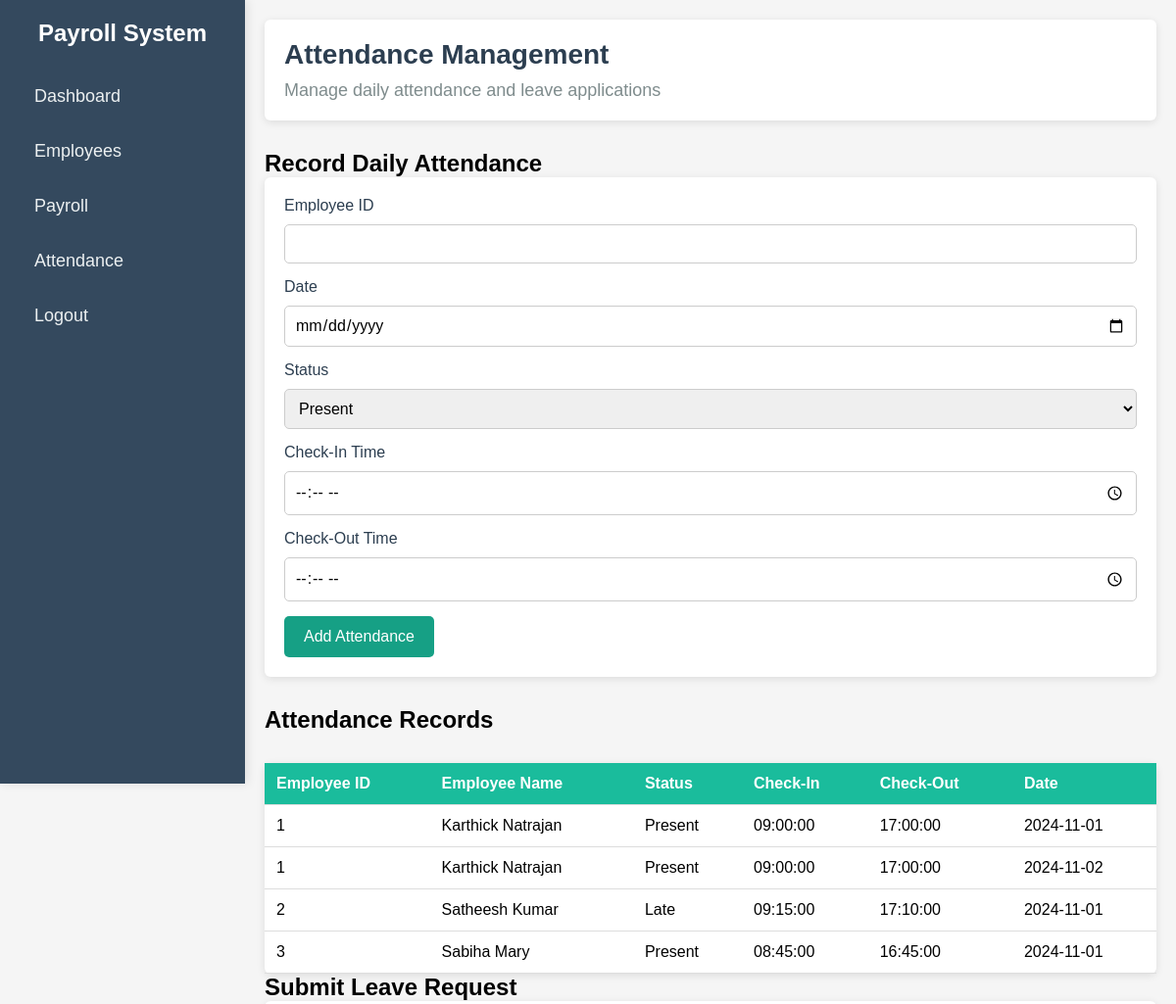
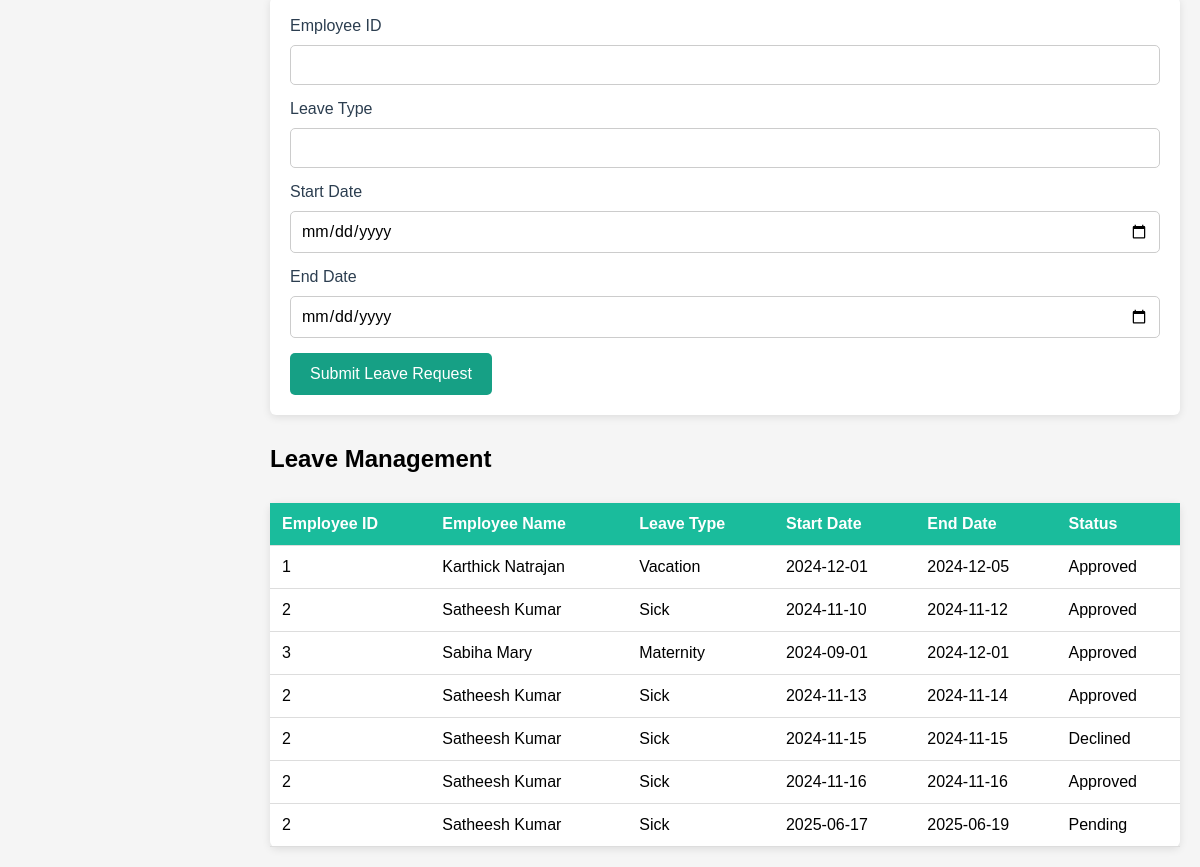
The app's page /attendance with its own data (2 pictures, top to bottom).
### tables this page shows
CREATE TABLE Attendance (
    attendance_id INTEGER PRIMARY KEY AUTOINCREMENT,
    employee_id INTEGER,
    date DATE NOT NULL,
    check_in_time TIME,
    check_out_time TIME,
    status TEXT DEFAULT 'Present',
    FOREIGN KEY (employee_id) REFERENCES Employee(employee_id));

CREATE TABLE Employee (
    employee_id INTEGER PRIMARY KEY AUTOINCREMENT,
    first_name TEXT NOT NULL,
    last_name TEXT NOT NULL,
    email TEXT NOT NULL UNIQUE,
    phone_number TEXT,
    job_title TEXT,
    department TEXT,
    hire_date DATE,
    salary REAL,
    status TEXT DEFAULT 'Active'
);

CREATE TABLE Leave (
    leave_id INTEGER PRIMARY KEY AUTOINCREMENT,
    employee_id INTEGER,
    leave_type TEXT,
    start_date DATE,
    end_date DATE,
    status TEXT DEFAULT 'Pending',
    FOREIGN KEY (employee_id) REFERENCES Employee(employee_id)
);

### app.py (the view, shortened to what this page needs)
@app.route('/attendance', methods=['GET', 'POST'])
def attendance():
    cursor = db_instance.get_cursor()
    cursor.execute('''SELECT a.*, e.first_name, e.last_name FROM Attendance a
                      JOIN Employee e ON a.employee_id = e.employee_id''')
    attendance_records = cursor.fetchall()
    cursor.execute('''SELECT l.*, e.first_name, e.last_name FROM Leave l
                      JOIN Employee e ON l.employee_id = e.employee_id''')
    leave_records = cursor.fetchall()
    return render_template('attendance.html', attendance_records=attendance_records, leave_records=leave_records)

### app.py (called while the page is built)
    def get_cursor(self):
        return self.conn.cursor()

### templates/attendance.html (shortened to what this page needs)
<!DOCTYPE html>
<html lang="en">
<head>
    <link rel="stylesheet" href="/static/atttendance.css">
</head>
<body>
    <div class="sidebar">
        <div class="sidebar-header">
            <h2>Payroll System</h2>
        </div>
        <ul class="sidebar-menu">
            <li><a href="{{ url_for('dashboard') }}">Dashboard</a></li>
            <li><a href="{{ url_for('employee') }}">Employees</a></li>
            <li><a href="{{ url_for('payroll') }}">Payroll</a></li>
            <li><a href="{{ url_for('attendance') }}">Attendance</a></li>
            <li><a href="#">Logout</a></li>
        </ul>
    </div>
    <div class="main-content">
        <header>
            <h1>Attendance Management</h1>
            <p>Manage daily attendance and leave applications</p>
        </header>
        <section id="daily-attendance">
            <h2>Record Daily Attendance</h2>
            <form method="POST" action="{{ url_for('attendance') }}">
                <label for="employee_id">Employee ID</label>
                <input type="text" id="employee_id" name="employee_id" required>
                <label for="date">Date</label>
                <input type="date" id="date" name="date" required>
                <label for="status">Status</label>
                <select id="status" name="status">
                    <option value="present">Present</option>
                </select>
                <label for="check_in_time">Check-In Time</label>
                <input type="time" id="check_in_time" name="check_in_time" required>
                <label for="check_out_time">Check-Out Time</label>
                <input type="time" id="check_out_time" name="check_out_time">
                <button type="submit">Add Attendance</button>
            </form>
        </section>
        <section id="view-attendance">
            <h2>Attendance Records</h2>
            <table>
                <thead>
                    <tr>
                        <th>Employee ID</th>
                        <th>Employee Name</th>
                        <th>Status</th>
                        <th>Check-In</th>
                        <th>Check-Out</th>
                        <th>Date</th>
                    </tr>
                </thead>
                <tbody>
                    {% for record in attendance_records %}
                    <tr>
                        <td>{{ record['employee_id'] }}</td>
                        <td>{{ record['first_name'] }} {{ record['last_name'] }}</td>
                        <td>{{ record['status'] }}</td>
                        <td>{{ record['check_in_time'] }}</td>
                        <td>{{ record['check_out_time'] }}</td>
                        <td>{{ record['date'] }}</td>
                    </tr>
                    {% endfor %}
                </tbody>
            </table>
        </section>
        <section id="add-leave">
            <h2>Submit Leave Request</h2>
            <form method="POST" action="{{ url_for('attendance') }}">
                <label for="employee_id">Employee ID</label>
                <input type="text" id="employee_id" name="employee_id" required>
                <label for="leave_type">Leave Type</label>
                <input type="text" id="leave_type" name="leave_type" required>
                <label for="start_date">Start Date</label>
                <input type="date" id="start_date" name="start_date" required>
                <label for="end_date">End Date</label>
                <input type="date" id="end_date" name="end_date" required>
                <button type="submit" name="add_leave">Submit Leave Request</button>
            </form>
        </section>
        <section id="leave-management">
            <h2>Leave Management</h2>
            <table>
                <thead>
                    <tr>
                        <th>Employee ID</th>
                        <th>Employee Name</th>
                        <th>Leave Type</th>
                        <th>Start Date</th>
                        <th>End Date</th>
                        <th>Status</th>
                    </tr>
                </thead>
                <tbody>
                    {% for leave in leave_records %}
                    <tr>
                        <td>{{ leave['employee_id'] }}</td>
                        <td>{{ leave['first_name'] }} {{ leave['last_name'] }}</td>
                        <td>{{ leave['leave_type'] }}</td>
                        <td>{{ leave['start_date'] }}</td>
                        <td>{{ leave['end_date'] }}</td>
                        <td>{{ leave['status'] }}</td>
                    </tr>
                    {% endfor %}
                </tbody>
            </table>
        </section>
    </div>
</body>
</html>

### static/atttendance.css (style rules this page uses)
* { margin: 0; padding: 0; box-sizing: border-box; font-family: 'Arial', sans-serif; }
body { display: flex; min-height: 100vh; background-color: #f5f5f5; }
.sidebar { width: 250px; height: 100vh; background-color: #34495e; color: white; padding: 20px; position: fixed; top: 0; left: 0; box-shadow: 2px 0 10px rgba(0, 0, 0, 0.1); }
.sidebar-header { text-align: center; margin-bottom: 30px; }
.sidebar-header h2 { font-size: 24px; font-weight: 600; }
.sidebar-menu { list-style-type: none; }
.sidebar-menu li { margin: 15px 0; }
.sidebar-menu li a { text-decoration: none; color: #ecf0f1; font-size: 18px; display: block; padding: 10px 15px; border-radius: 4px; transition: background-color 0.3s ease; }
.main-content { margin-left: 250px; padding: 20px; width: calc(100% - 250px); }
header { background-color: #fff; padding: 20px; border-radius: 6px; box-shadow: 0 2px 8px rgba(0, 0, 0, 0.1); margin-bottom: 30px; }
header h1 { font-size: 28px; color: #2c3e50; margin-bottom: 10px; }
header p { font-size: 18px; color: #7f8c8d; }
form { background-color: #fff; padding: 20px; border-radius: 6px; box-shadow: 0 2px 8px rgba(0, 0, 0, 0.1); margin-bottom: 30px; }
form label { font-size: 16px; color: #2c3e50; margin-bottom: 10px; display: block; }
form input[type="text"], form input[type="time"], form input[type='date'], form select { width: 100%; padding: 10px; margin-bottom: 15px; border: 1px solid #ccc; border-radius: 5px; font-size: 16px; }
form button { background-color: #16a085; color: white; padding: 12px 20px; border: none; border-radius: 5px; cursor: pointer; font-size: 16px; }
table { width: 100%; border-collapse: collapse; background-color: #fff; border-radius: 6px; box-shadow: 0 2px 8px rgba(0, 0, 0, 0.1); margin-top: 30px; }
table th, table td { padding: 12px; text-align: left; border-bottom: 1px solid #ddd; font-size: 16px; }
table th { background-color: #1abc9c; color: white; }

### records on screen
Attendance: employee_id "1", first_name "Karthick", last_name "Natrajan", status "Present", check_in_time "09:00:00", check_out_time "17:00:00", date "2024-11-01"
Attendance: employee_id "1", first_name "Karthick", last_name "Natrajan", status "Present", check_in_time "09:00:00", check_out_time "17:00:00", date "2024-11-02"
Attendance: employee_id "2", first_name "Satheesh", last_name "Kumar", status "Late", check_in_time "09:15:00", check_out_time "17:10:00", date "2024-11-01"
Attendance: employee_id "3", first_name "Sabiha", last_name "Mary", status "Present", check_in_time "08:45:00", check_out_time "16:45:00", date "2024-11-01"
Leave: employee_id "1", first_name "Karthick", last_name "Natrajan", leave_type "Vacation", start_date "2024-12-01", end_date "2024-12-05", status "Approved"
Leave: employee_id "2", first_name "Satheesh", last_name "Kumar", leave_type "Sick", start_date "2024-11-10", end_date "2024-11-12", status "Approved"
Leave: employee_id "3", first_name "Sabiha", last_name "Mary", leave_type "Maternity", start_date "2024-09-01", end_date "2024-12-01", status "Approved"
Leave: employee_id "2", first_name "Satheesh", last_name "Kumar", leave_type "Sick", start_date "2024-11-13", end_date "2024-11-14", status "Approved"
Leave: employee_id "2", first_name "Satheesh", last_name "Kumar", leave_type "Sick", start_date "2024-11-15", end_date "2024-11-15", status "Declined"
Leave: employee_id "2", first_name "Satheesh", last_name "Kumar", leave_type "Sick", start_date "2024-11-16", end_date "2024-11-16", status "Approved"
Leave: employee_id "2", first_name "Satheesh", last_name "Kumar", leave_type "Sick", start_date "2025-06-17", end_date "2025-06-19", status "Pending"
